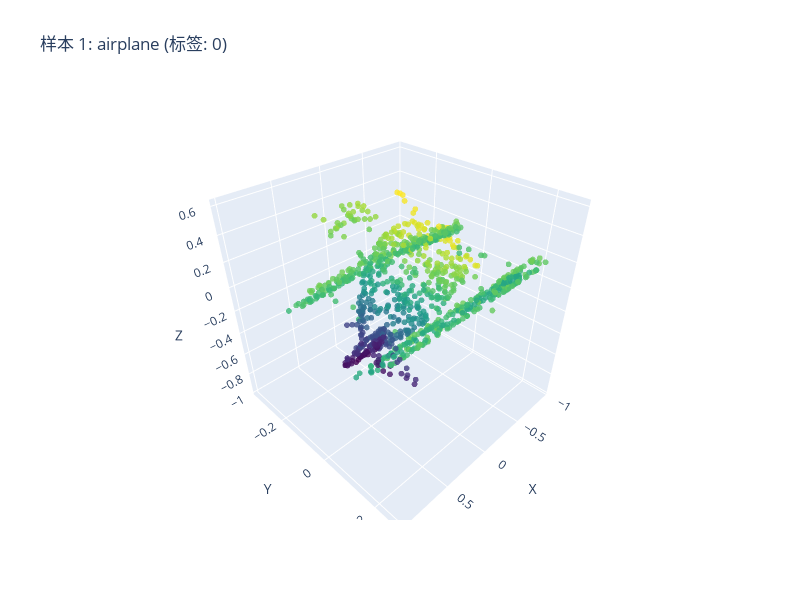

Source (notebook cell):
### Markdown cell above
## 五、3D数据可视化展示

### Code cell
# 使用Plotly进行3D点云可视化
def visualize_point_cloud_plotly(points, title="3D Point Cloud", colors=None):
    """
    使用Plotly可视化3D点云
    Args:
        points: 点云数据 (N, 3)
        title: 图表标题
        colors: 颜色数组，可选
    """
    if colors is None:
        colors = points[:, 2]  # 使用Z坐标作为颜色
    
    fig = go.Figure(data=[go.Scatter3d(
        x=points[:, 0],
        y=points[:, 1], 
        z=points[:, 2],
        mode='markers',
        marker=dict(
            size=2,
            color=colors,
            colorscale='Viridis',
            opacity=0.8
        ),
        text=[f'Point {i}' for i in range(len(points))],
        hovertemplate='X: %{x}<br>Y: %{y}<br>Z: %{z}<extra></extra>'
    )])
    
    fig.update_layout(
        title=title,
        scene=dict(
            xaxis_title='X',
            yaxis_title='Y',
            zaxis_title='Z',
            aspectmode='cube'
        ),
        width=800,
        height=600
    )
    
    return fig

# 可视化几个不同类别的样本
print("正在生成3D可视化...")

# 选择几个不同类别的样本进行展示
sample_indices = [0, 100, 200, 300, 400]  # 选择5个样本
figs = []

for i, idx in enumerate(sample_indices):
    sample = dataset['train'][idx]
    points = np.array(sample['inputs'])
    processed_points = preprocess_point_cloud(points)
    class_name = label_to_class[sample['label']]
    
    fig = visualize_point_cloud_plotly(
        processed_points, 
        title=f"样本 {i+1}: {class_name} (标签: {sample['label']})"
    )
    figs.append(fig)

# 显示第一个样本
print("显示第一个3D样本:")
figs[0].show()

### Figure 1 — Plotly figure (JSON) as saved in the notebook; plotly's stock layout.template omitted (floating-point values rounded to 4 significant figures; data arrays with more than 128 entries replaced by an {"elided": "..."} marker saying what was removed)
{"data": [{"hovertemplate": "X: %{x}<br>Y: %{y}<br>Z: %{z}<extra></extra>", "marker": {"color": {"elided": "1024 float values"}, "colorscale": [[0, "#440154"], [0.1111, "#482878"], [0.2222, "#3e4989"], [0.3333, "#31688e"], [0.4444, "#26828e"], [0.5556, "#1f9e89"], [0.6667, "#35b779"], [0.7778, "#6ece58"], [0.8889, "#b5de2b"], [1, "#fde725"]], "opacity": 0.8, "size": 2}, "mode": "markers", "text": {"elided": "1024 str values"}, "type": "scatter3d", "x": {"elided": "1024 float values"}, "y": {"elided": "1024 float values"}, "z": {"elided": "1024 float values"}}], "layout": {"height": 600, "scene": {"aspectmode": "cube", "xaxis": {"title": {"text": "X"}}, "yaxis": {"title": {"text": "Y"}}, "zaxis": {"title": {"text": "Z"}}}, "title": {"text": "样本 1: airplane (标签: 0)"}, "width": 800}}
